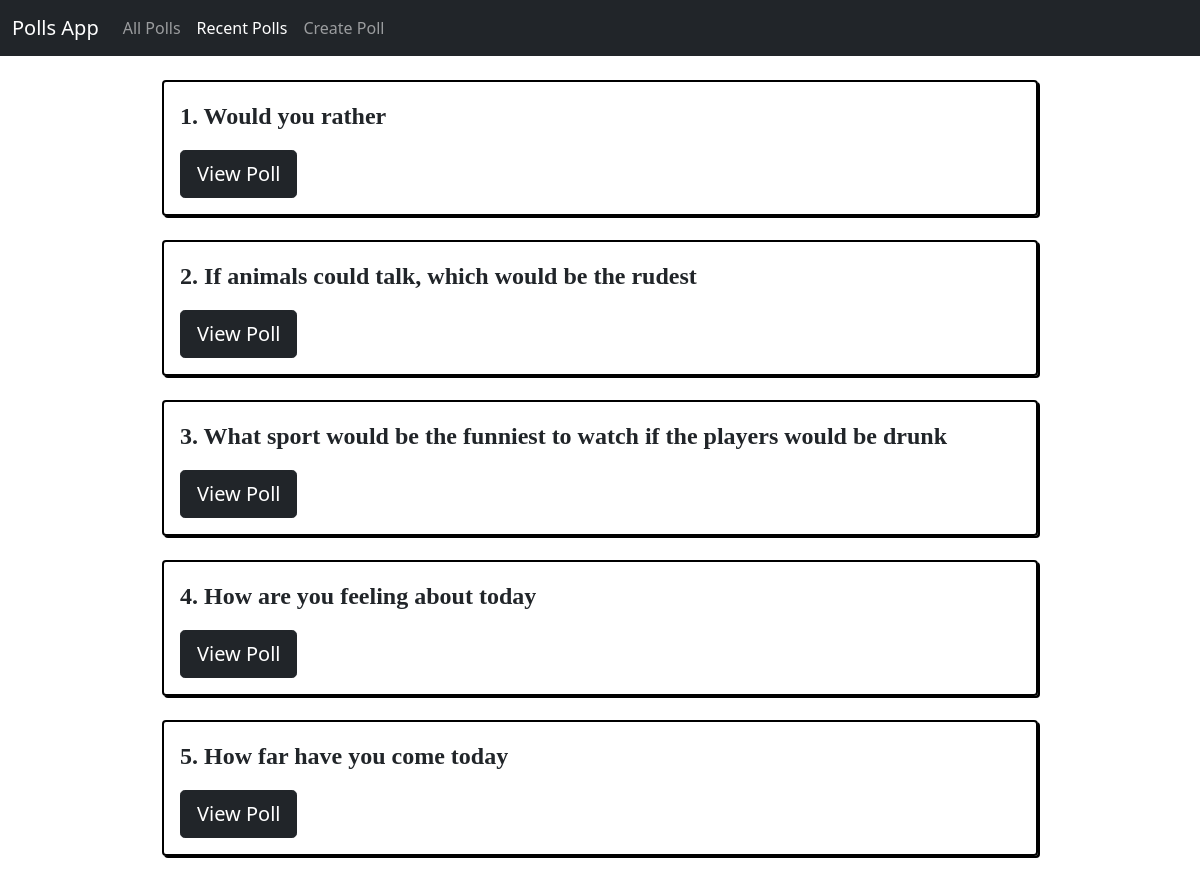
The app's page /polls/recent/, older data.
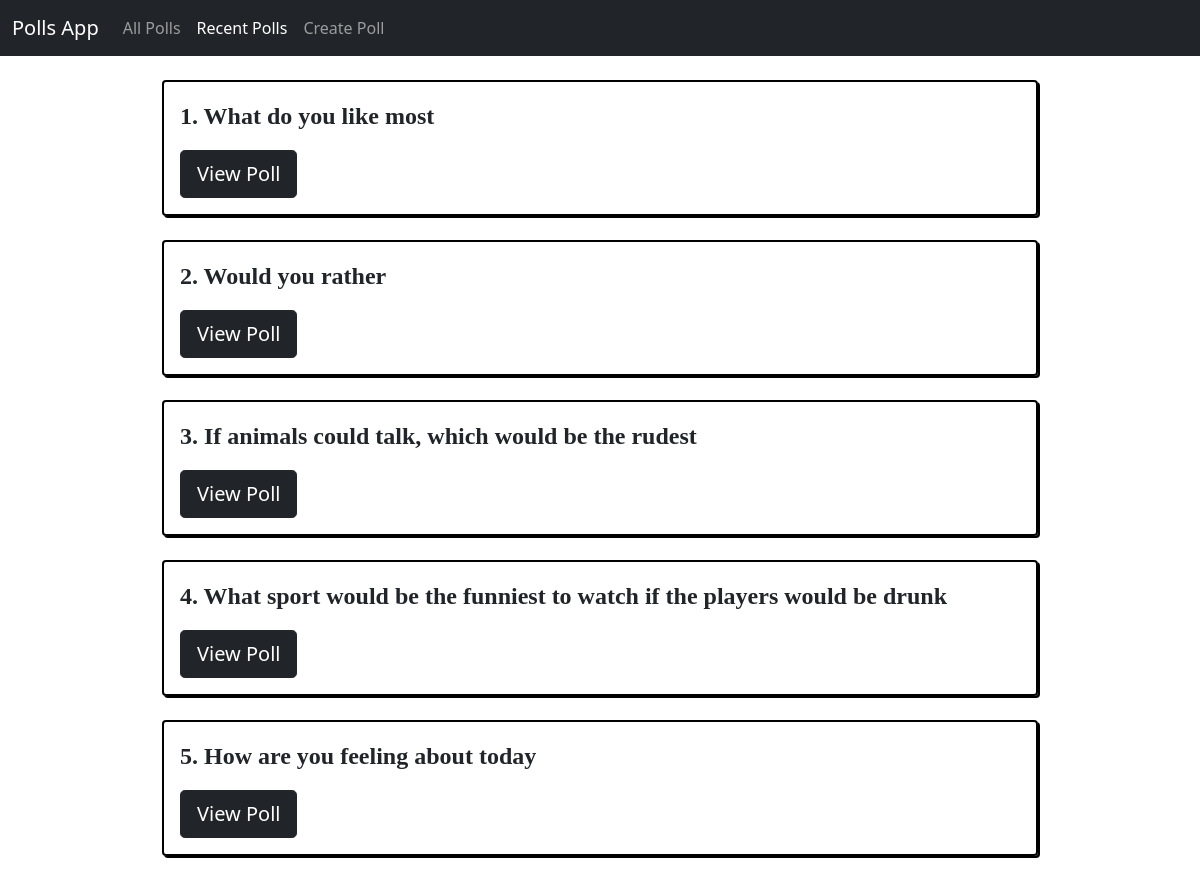
The same page, newer data.
### polls/models.py (models this page shows, shortened)
class Question(models.Model):
    question_text = models.CharField(max_length=1200)
    pub_date = models.DateTimeField('date published')

### polls/views.py (the view)
# urls.py: path('recent/', views.recent, name = 'recent-polls'),
def recent(request):
    polls_list = Question.objects.all().order_by('-pub_date')[:5]
    return render(request,'polls/recent-polls.html',{'polls_list':polls_list})

### polls/templates/polls/recent-polls.html (shortened to what this page needs)
<!doctype html>
<html lang="en">
<head>
    <link href="https://cdn.jsdelivr.net/npm/bootstrap@5.0.1/dist/css/bootstrap.min.css" rel="stylesheet"
>
</head>
<body>
    <nav class="navbar navbar-expand-lg navbar-dark bg-dark">
        <div class="container-fluid">
            <a class="navbar-brand">Polls App</a>
            <div class="collapse navbar-collapse" id="navbarSupportedContent">
                <ul class="navbar-nav me-auto mb-2 mb-lg-0">
                    <li class="nav-item">
                        <a class="nav-link" href="/polls">All Polls</a>
                    </li>
                    <li class="nav-item">
                        <a class="nav-link active" aria-current="page" href="">Recent Polls</a>
                    </li>
                    <li class="nav-item">
                        <a class="nav-link" href="/polls/create">Create Poll</a>
                    </li>
                </ul>
            </div>
        </div>
    </nav>
    <div class="container mt-4" style="width: 75%;">
        {%if polls_list%}
        {%for question in polls_list%}
        <div class="container-sm mb-4 question">
            <p class="questionText">{{forloop.counter}}. {{question.question_text}}</p>
            <a class="link" href="{%url 'polls:details' question.id%}"><button type="button" class="btn btn-dark btn-lg" style="margin-right: 10px;">View Poll</button></a>
        </div>
        {%endfor%}
        {%else%}
        <p style="align-self: center;">No polls available</p>
        {%endif%}
    </div>
</body>
</html>

Row changes from the older to the newer data that the page shows:
no longer on this page (row unchanged): Question: question_text "‍How far have you come today"
added Question: question_text "What do you like most"
